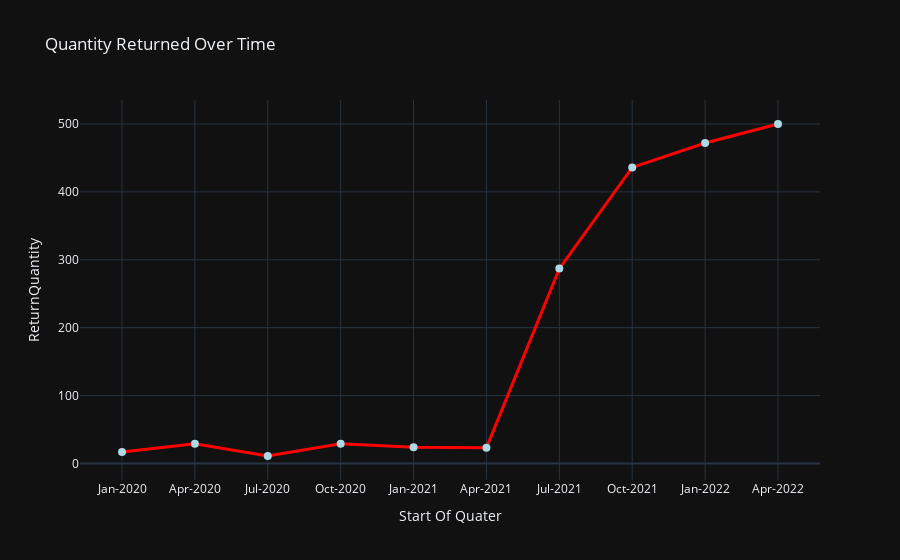

The notebook cell saved with this chart:
### Code cell
fig = px.line(data_frame = reset_returns_quantity, x = reset_returns_quantity["Start Of Quater"], y = reset_returns_quantity["ReturnQuantity"],
             title = "Quantity Returned Over Time", template = "plotly_dark", markers = True)
fig.update_traces(line = dict(width = 3, color = "red"))
fig.update_traces(marker = dict(size = 8, color = "lightblue"))

### Figure 1 — Plotly figure (JSON) as saved in the notebook; plotly's stock layout.template omitted (floating-point values rounded to 4 significant figures)
{"data": [{"hovertemplate": "Start Of Quater=%{x}<br>ReturnQuantity=%{y}<extra></extra>", "legendgroup": "", "line": {"color": "red", "dash": "solid", "width": 3}, "marker": {"color": "lightblue", "size": 8, "symbol": "circle"}, "mode": "lines+markers", "name": "", "orientation": "v", "showlegend": false, "type": "scatter", "x": ["Jan-2020", "Apr-2020", "Jul-2020", "Oct-2020", "Jan-2021", "Apr-2021", "Jul-2021", "Oct-2021", "Jan-2022", "Apr-2022"], "xaxis": "x", "y": [17, 29, 11, 29, 24, 23, 287, 436, 472, 500], "yaxis": "y"}], "layout": {"autosize": true, "legend": {"tracegroupgap": 0}, "title": {"text": "Quantity Returned Over Time"}, "xaxis": {"anchor": "y", "autorange": true, "domain": [0, 1], "range": [-0.5598, 9.56], "title": {"text": "Start Of Quater"}, "type": "category"}, "yaxis": {"anchor": "x", "autorange": true, "domain": [0, 1], "range": [-34.04, 545.0], "title": {"text": "ReturnQuantity"}, "type": "linear"}}}
